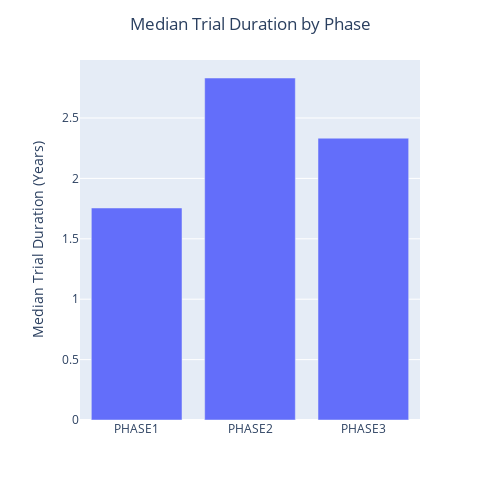

This figure's notebook cell:
### Code cell
fig3 = px.bar(median_duration_phase,
              x = 'Phase',
              y = 'Median Trial Duration (Years)',
              width = 500, 
              height = 500)
fig3.update_layout(title = {'text' : 'Median Trial Duration by Phase', 'x' : 0.5, 'xanchor' : 'center'}, xaxis_title = '', yaxis_title_text='Median Trial Duration (Years)')
fig3.update_traces(hovertemplate ='%{x}<br>Median Trial Duration: %{y:.2f} yr<br><extra></extra>')
fig3.show()

### Figure 1 — Plotly figure (JSON) as saved in the notebook; plotly's stock layout.template omitted (floating-point values rounded to 4 significant figures)
{"data": [{"alignmentgroup": "True", "hovertemplate": "%{x}<br>Median Trial Duration: %{y:.2f} yr<br><extra></extra>", "legendgroup": "", "marker": {"color": "#636efa", "pattern": {"shape": ""}}, "name": "", "offsetgroup": "", "orientation": "v", "showlegend": false, "textposition": "auto", "type": "bar", "x": ["PHASE1", "PHASE2", "PHASE3"], "xaxis": "x", "y": [1.755, 2.831, 2.333], "yaxis": "y"}], "layout": {"barmode": "relative", "height": 500, "legend": {"tracegroupgap": 0}, "margin": {"t": 60}, "title": {"text": "Median Trial Duration by Phase", "x": 0.5, "xanchor": "center"}, "width": 500, "xaxis": {"anchor": "y", "domain": [0, 1], "title": {"text": ""}}, "yaxis": {"anchor": "x", "domain": [0, 1], "title": {"text": "Median Trial Duration (Years)"}}}}
